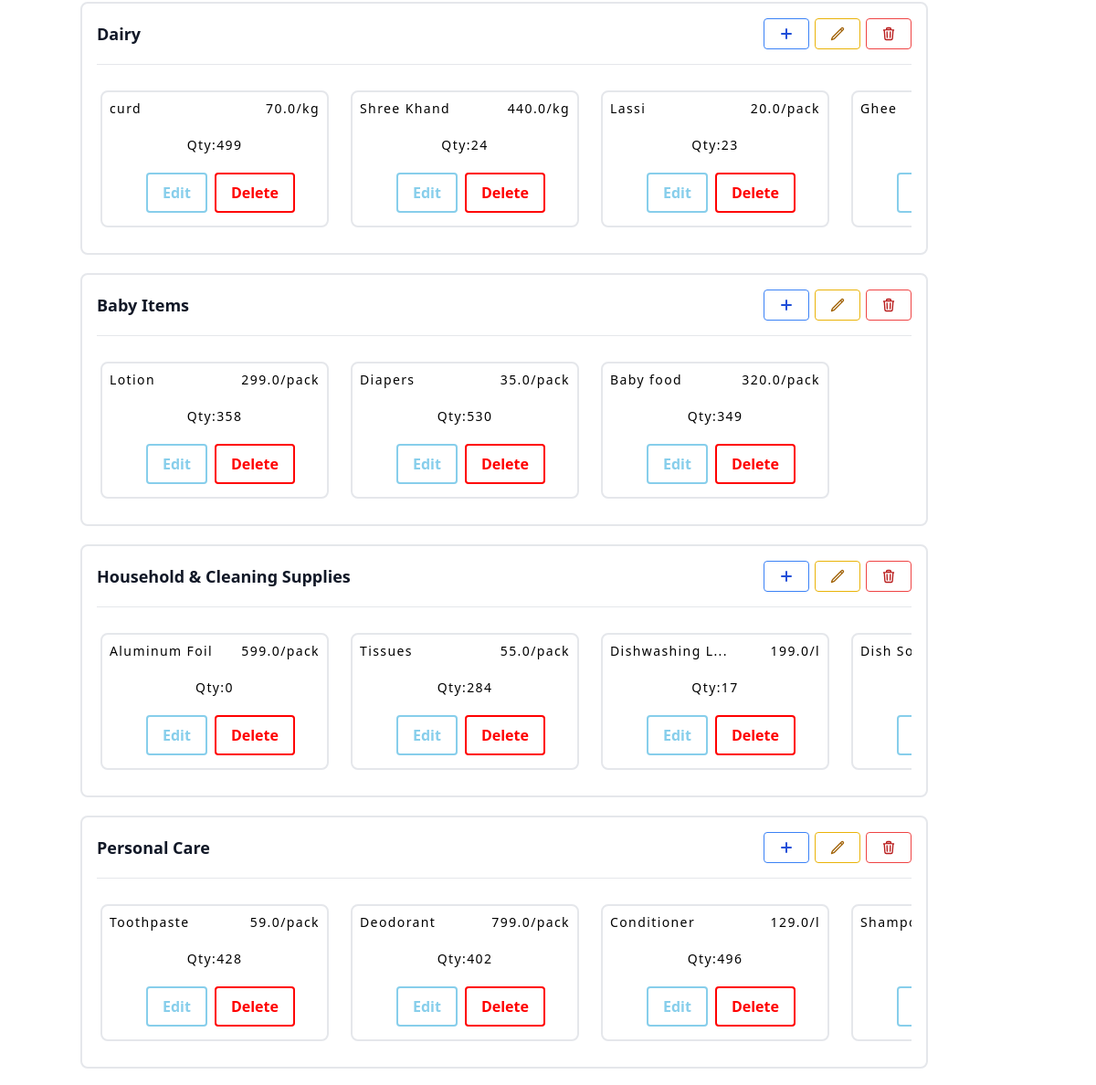
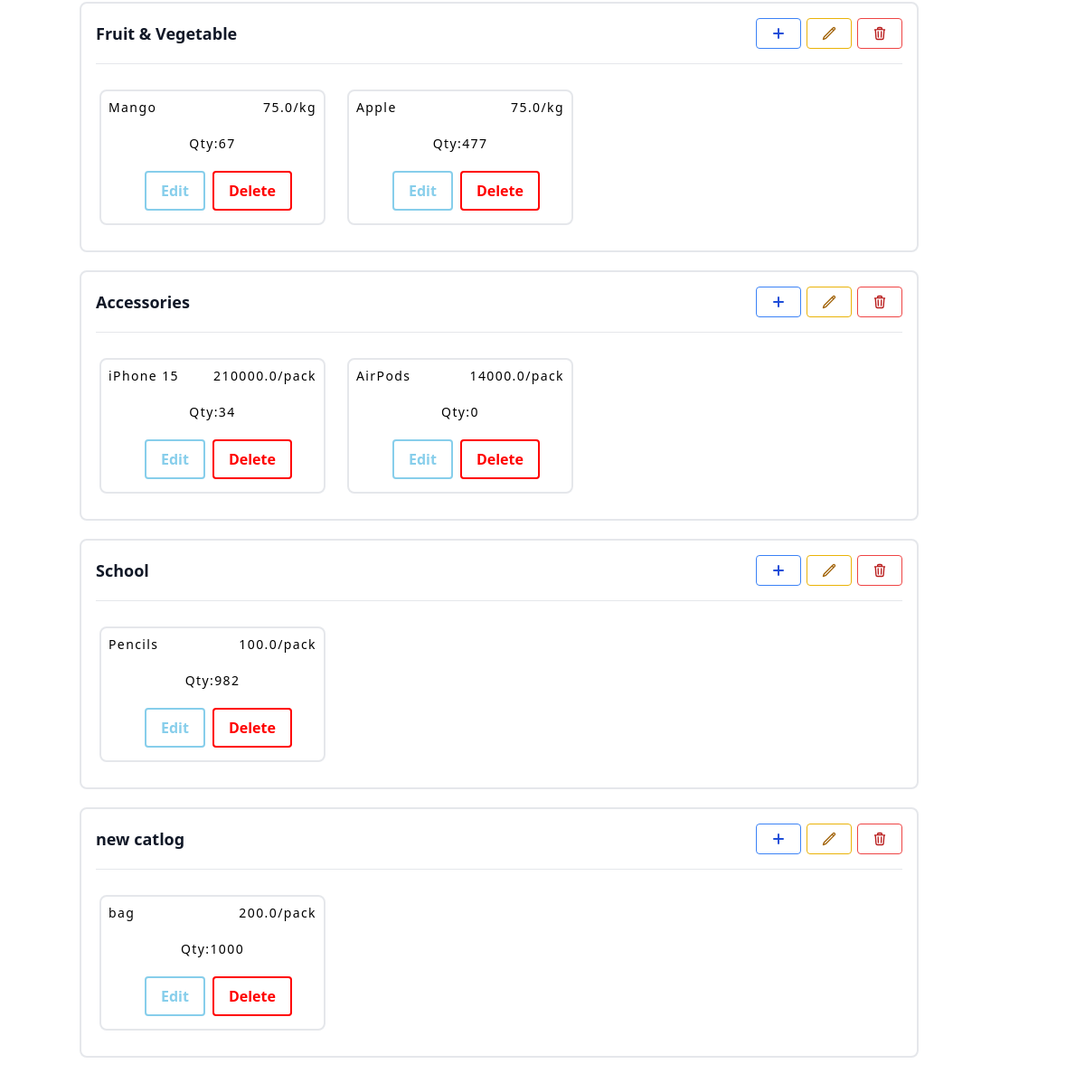
The page /manager_index (signed in, lower part) on the database as committed earlier (2 pictures, top to bottom).
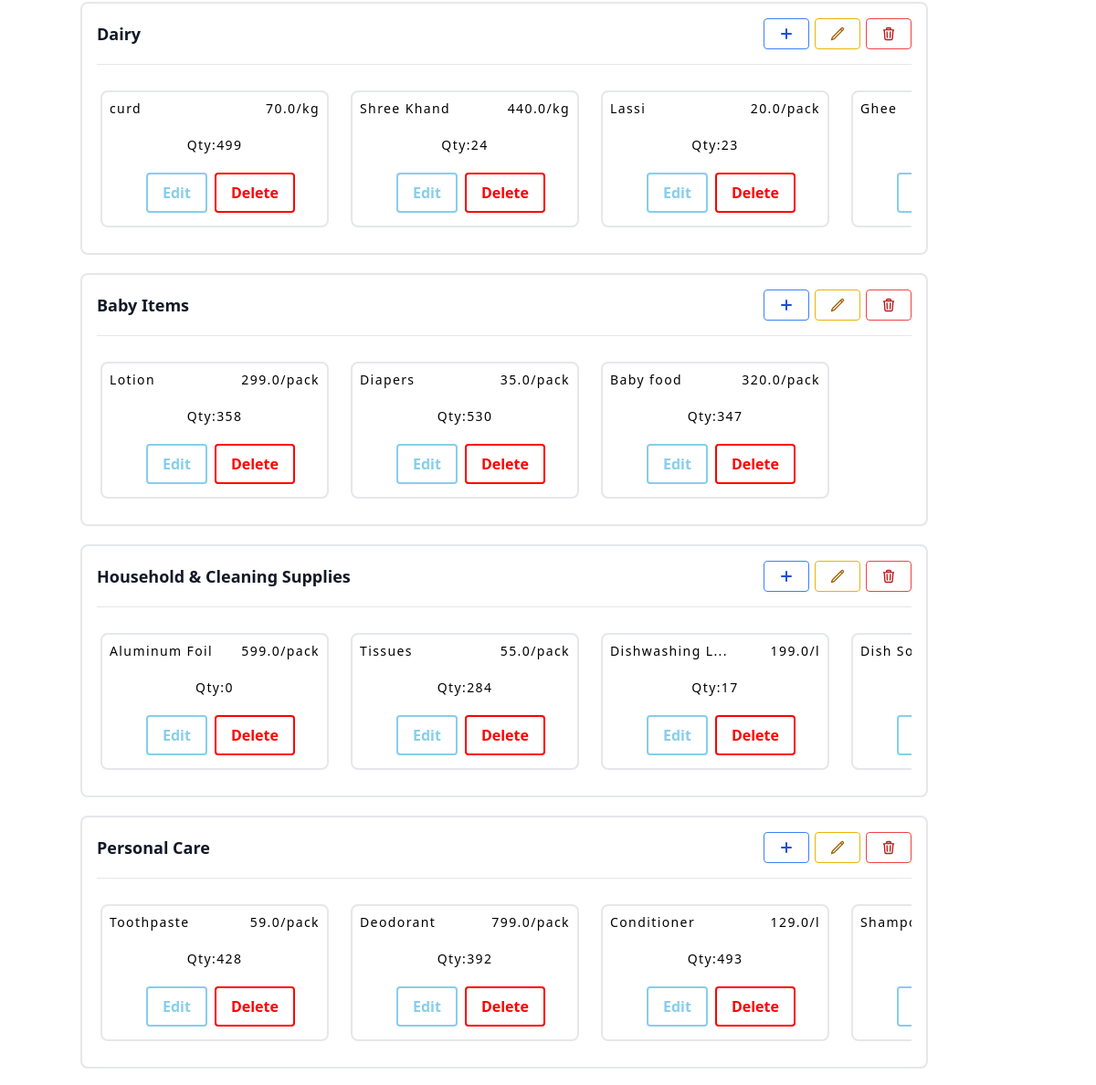
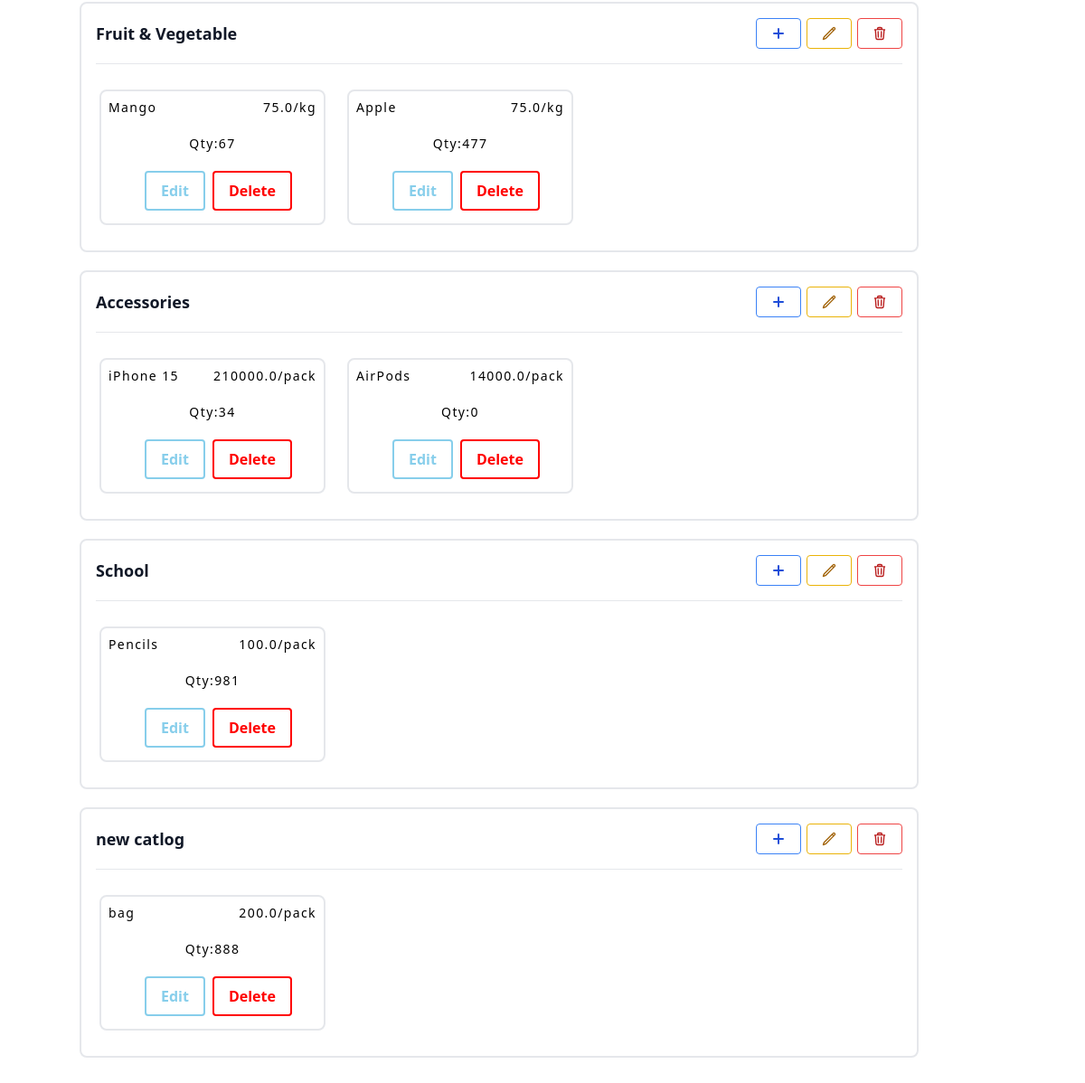
The same page on the database as committed later (2 pictures, top to bottom).
### models.py (models this page shows)
class Category(db.Model):
    __TableName__ = 'category'
    categoryid = db.Column(db.Integer, primary_key=True, autoincrement=True, nullable=False, unique=True)
    categoryname = db.Column(db.String(50), nullable=False)
    products = db.relationship('Product', backref='category', foreign_keys='Product.categoryid', lazy=True)

class Product(db.Model):
    __TableName__ = 'product'
    productid = db.Column(db.Integer, primary_key=True, autoincrement=True, nullable=False, unique=True)
    productname = db.Column(db.String(20), nullable=False)
    categoryid = db.Column(db.Integer, db.ForeignKey('category.categoryid'), nullable=False)
    rateperunit = db.Column(db.Float, nullable=False)
    unit= db.Column(db.String(20), nullable=False)
    quantity = db.Column(db.Integer, nullable=False)

### routes.py (the view)
@app.route('/manager_index')
@auth_required
@manager_required
def manager_index():
    user=User.query.filter_by(userid=session['user_id']).first()
    products = Product.query.all()
    return render_template('manager_index.html',user=user,nav="dashboard",categories=Category.query.all(),products=products)

### routes.py (called while the page is built)
def auth_required(func):
    @wraps(func)
    def inner(*args, **kwargs):
        if 'user_id' not in session:
            flash('Please login to continue')
            return redirect(url_for('login'))
        return func(*args, **kwargs)
    return inner

def manager_required(func):
    @wraps(func)
    def inner(*args, **kwargs):
        if 'user_id' not in session:
            flash('Please login to continue')
            return redirect(url_for('login'))
        if User.query.filter_by(userid=session['user_id']).first().role!="manager":
            flash('You are not authorized to access this page')
            return redirect(url_for('index'))
        return func(*args, **kwargs)
    return inner

### templates/manager_index.html (shortened to what this page needs)
{% extends 'manager_layout.html' %}
{% block content %}
<div class="container px-12 py-16 mx-10  ">
    {% for category in categories%}
        <div class="component1 border-2 border-gray-200 rounded-lg p-4" style="margin-bottom:20px">
            <div class="text-2xl text-gray-900 pb-4 mb-4 border-b border-gray-200 leading-none" style="display: flex; justify-content: space-between; align-items: center;">
                <div class="font-bold text-lg">{{ category.categoryname }}</div>
                <div>
                    <button class="bg-transparent hover:bg-blue-500 text-blue-700 font-semibold hover:text-white py-2 px-4 border border-blue-500 hover:border-transparent rounded">
                        <a href="{{ url_for('add_product', categoryid=category.categoryid) }}">
                            <svg xmlns="http://www.w3.org/2000/svg" fill="none" viewBox="0 0 24 24" stroke-width="3" stroke="currentColor" class="w-4 h-4">
                                <path stroke-linecap="round" stroke-linejoin="round" d="M12 4.5v15m7.5-7.5h-15" />
                            </svg>
                        </a>
                    </button>
                    <button class="bg-transparent hover:bg-yellow-500 text-yellow-700 font-semibold hover:text-white py-2 px-4 border border-yellow-500 hover:border-transparent rounded">
                        <a href="{{ url_for('edit_category', categoryid=category.categoryid) }}">
                        </a>
                    </button>
                    <button class="bg-transparent hover:bg-red-500 text-red-700 font-semibold hover:text-white py-2 px-4 border border-red-500 hover:border-transparent rounded">
                        <a href="{{ url_for('delete_category', categoryid=category.categoryid) }}">
                        </a>
                    </button>
                </div>
            </div>
            {%if category.products==[]%}
                <h2 class="text-sm tracking-widest title-font mb-1 font-medium text-center" style="margin-top:20px;">No Product Created</h2>
            {%else%}
                <div class="overflow-x-auto">
                <div class="flex flex-no-wrap -mx-2" >
            {%for product in products|reverse%}
                {%if product.categoryid==category.categoryid%}
                    <div class="p-3">
                        <div class="border-2 border-gray-200 px-4 py-6 rounded-lg relative h-full w-full" style="height: 150px; width: 250px;">
                            {%if (product.productname)|length>13%}
                                <h2 class="text-sm tracking-widest title-font mb-1 font-medium absolute top-0 left-0 ml-2 mt-2 overflow-auto">{{product.productname[:13]}}...</h2>
                            {%else%}
                                <h2 class="text-sm tracking-widest title-font mb-1 font-medium absolute top-0 left-0 ml-2 mt-2 overflow-auto">{{product.productname}}</h2>
                            {%endif%}
                            <h2 class="text-sm tracking-widest title-font mb-1 font-medium absolute top-0 right-0 mr-2 mt-2">{{product.rateperunit}}/{{product.unit.split('/')[1] }}</h2>
                            <h2 class="text-sm tracking-widest title-font mb-1 font-medium" style="text-align:center;margin-top:24px">Qty:{{product.quantity}}</h2>
                                <div class="relative top-4 flex">
                                    <button class="bg-red-500 hover:bg-red-700 text-white font-bold py-2 px-8 mr-2 relative left-8 rounded" style="background-color: transparent; border: 2px solid #87CEEB; color: #87CEEB; padding: 8px 16px;" onmouseover="this.style.backgroundColor='#87CEEB'; this.querySelector('a').style.color = 'white';" onmouseout="this.style.backgroundColor='transparent'; this.querySelector('a').style.color = '#87CEEB';"><a href="{{url_for('edit_product',productid=product.productid)}}" style="text-decoration: none; color: #87CEEB;">Edit</a></button>
                                    <button class="bg-red-500 hover:bg-red-700 text-white font-bold py-2 px-8 relative left-8 rounded" style="background-color: transparent; border: 2px solid red; color: red; padding: 8px 16px;" onmouseover="this.style.backgroundColor='#ff0000'; this.querySelector('a').style.color = 'white';" onmouseout="this.style.backgroundColor='transparent'; this.querySelector('a').style.color = 'red';">
                                        <a href="{{url_for('delete_product',productid=product.productid)}}" style="text-decoration: none; color: red;">Delete</a></button>
                                </div>
                        </div>
                    </div>
                {%endif%}
            {%endfor%}
        </div>
    </div>
            {%endif%}
        </div>
    {%endfor%}
</div>
{% endblock %}

### templates/manager_layout.html (shortened to what this page needs)
<!DOCTYPE html>
<html lang="en">
<head>
    <script src="https://cdn.tailwindcss.com"></script>
    <script src="https://cdn.tailwindcss.com"></script>
</head>
<body>
    {% include 'manager_navbar.html' %}
        {% block content %}
        {% endblock %}
</body>
</html>

### templates/manager_navbar.html (shortened to what this page needs)
<!DOCTYPE html>
<html lang="en">
<head>
  <script src="https://cdn.tailwindcss.com"></script>
  </head>
<body>
</body>
</html>

Rows that differ between the two databases and show on the page:
changed Product "Baby food": quantity "349" → "347"
changed Product "Deodorant": quantity "402" → "392"
changed Product "Conditioner": quantity "496" → "493"
changed Product "Pencils": quantity "982" → "981"
changed Product "bag": quantity "1000" → "888"
